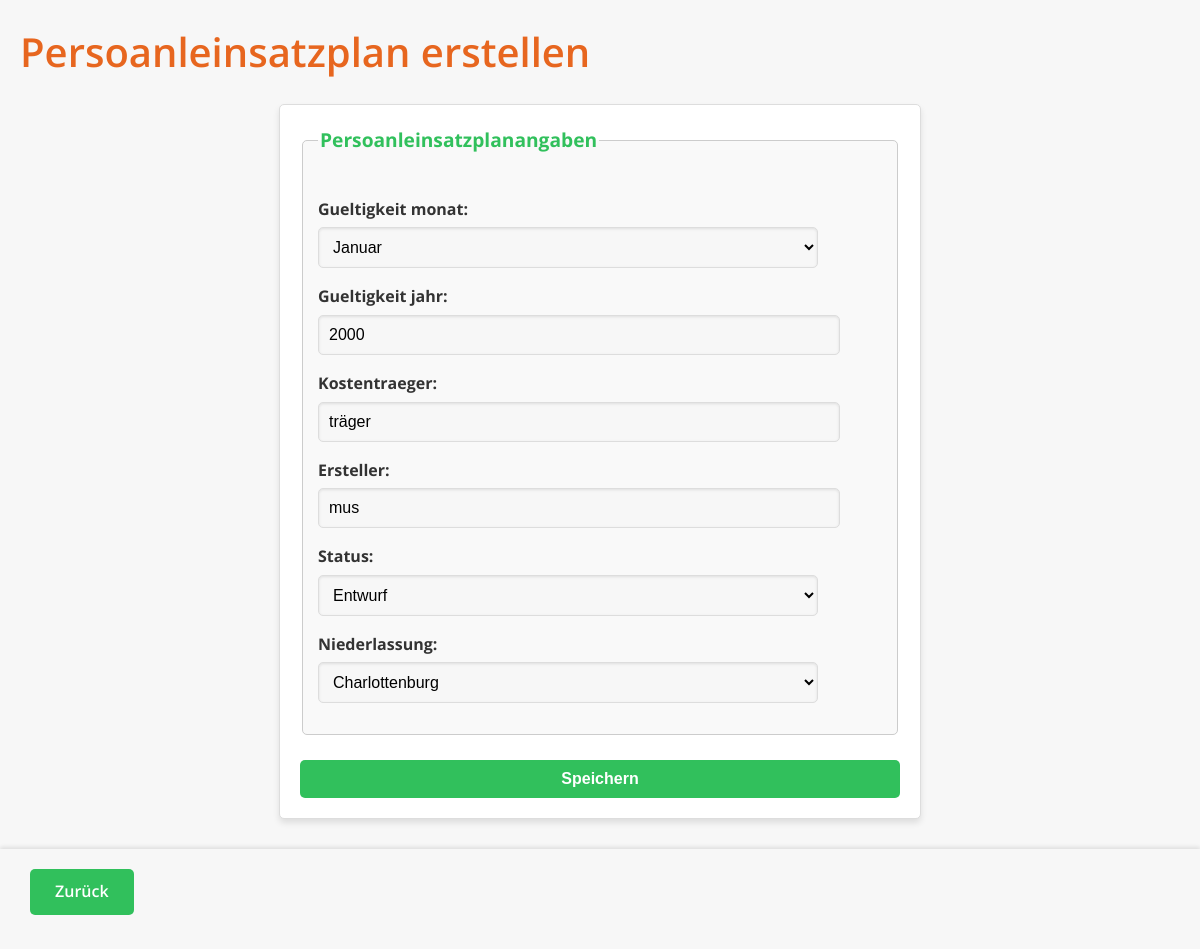
Page /PersonaleinsatzplanHaeH/personaleinsatzplan/11/update/?next=/PersonaleinsatzplanHaeH/personaleinsatzplan/11/ on the earlier database version.
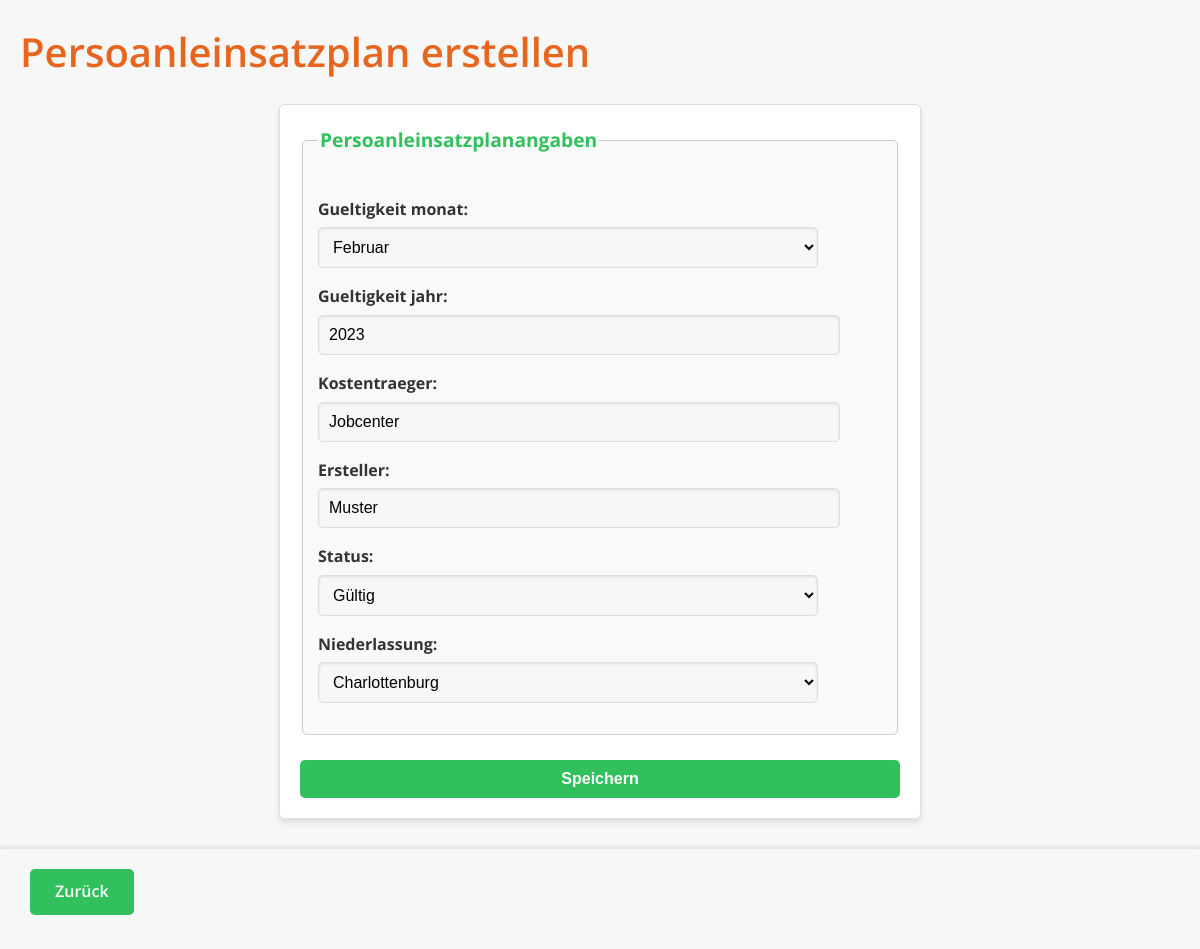
Same page on the later database version.
### PersonaleinsatzplanHaeH/models.py (models this page shows, shortened)
class Personaleinsatzplan(models.Model):
    STATUS_CHOICES = [
        ('entwurf', 'Entwurf'),
        ('in_bearbeitung', 'in Bearbeitung'),
        ('gueltig', 'Gültig'),
        ('archiviert', 'Archiviert'),
        ('storniert', 'Storniert')
    ]
    name = models.CharField(max_length=255)
    gueltigkeit_monat = models.IntegerField(choices=[
        (1, "Januar"), (2, "Februar"), (3, "März"), (4, "April"),
        (5, "Mai"), (6, "Juni"), (7, "Juli"), (8, "August"),
        (9, "September"), (10, "Oktober"), (11, "November"), (12, "Dezember")
    ])
    gueltigkeit_jahr = models.IntegerField()
    kostentraeger = models.CharField(max_length=255)
    ersteller = models.CharField(max_length=255)
    version = models.IntegerField(blank=True, null=True)
    status = models.CharField(max_length=20, choices=STATUS_CHOICES, default='entwurf')
    niederlassung = models.ForeignKey(
        'Niederlassung', on_delete=models.PROTECT, related_name='personaleinsatzplaene'
    )

### PersonaleinsatzplanHaeH/views.py (the view, shortened to what this page needs)
# urls.py: path('personaleinsatzplan/<int:pk>/update/', PersonaleinsatzplanUpdateView.as_view(), name='personaleinsatzplan_update'),
class PersonaleinsatzplanUpdateView(UpdateView):
    model = Personaleinsatzplan
    fields = ['gueltigkeit_monat', 'gueltigkeit_jahr', 'kostentraeger', 'ersteller', 'status', 'niederlassung']
    template_name = 'personaleinsatzplan_form.html'

### PersonaleinsatzplanHaeH/models.py (called while the page is built)
    def __str__(self):
        return self.name

### templates/personaleinsatzplan_form.html (shortened to what this page needs)
<!DOCTYPE html>
<html lang="de">
<head>
    {% load static %}
    <link rel="stylesheet" href="{% static 'css/styles.css' %}">
</head>
<body class="personaleinsatzplan-seite">
<h1>Persoanleinsatzplan erstellen</h1>
        <section class="form-section">
            <form method="post" class="form">
                <fieldset>
                    <legend>Persoanleinsatzplanangaben</legend>
                    {{ form.as_p }}
                </fieldset>
                <button type="submit" class="btn btn-primary">Speichern</button>
            </form>
        </section>
<div class="link-container">
    <a href="{{ request.GET.next }}" class="action-link">Zurück</a>
</div>
</body>
</html>

Differences in the rows shown:
changed Personaleinsatzplan "Charlottenburg": gueltigkeit_monat "Januar" → "Februar"; gueltigkeit_jahr "2000" → "2023"; kostentraeger "träger" → "Jobcenter"; ersteller "mus" → "Muster"; status "Entwurf" → "Gültig"
